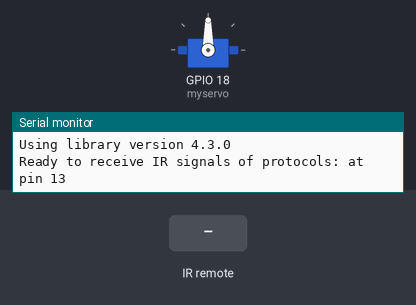
The sketch below on a simulated ESP32. Shown: servo, the last lines printed to the serial monitor. The inputs (shaded band) are chosen by the test bench.

Above: at 1.2 s.
1.3 s: infrared code 0x8 received
At 2.5 s:
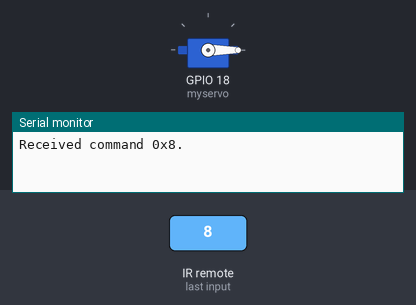
2.8 s: infrared code 0xC received
At 3.8 s:
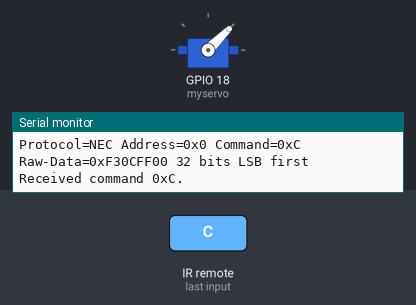
4.3 s: infrared code 0x5A received
At 5.0 s:
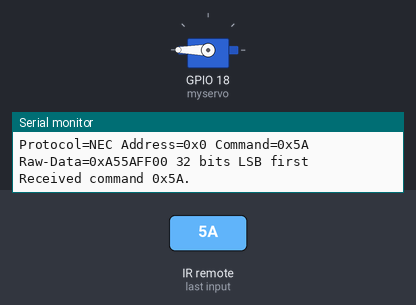
5.8 s: infrared code 0x5E received
At 6.1 s:
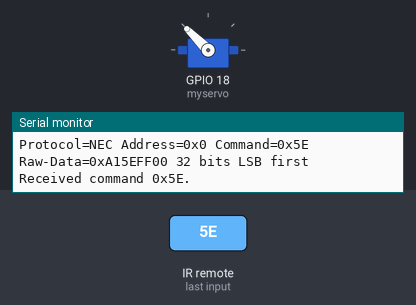
Timing chart, 0 to 8.3 s (numbered marks = the images above; inputs shaded):
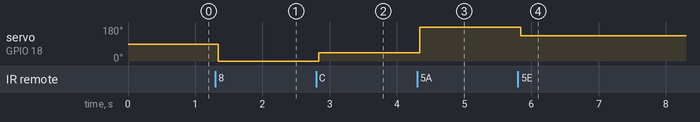

The sketch:

ir.ino
```cpp
#include <IRremote.hpp>
#include <ESP32Servo.h>

/*
 * Specify which protocol(s) should be used for decoding.
 * If no protocol is defined, all protocols (except Bang&Olufsen) are active.
 * This must be done before the #include <IRremote.hpp>
 */
#define DECODE_DENON        // Includes Sharp
#define DECODE_JVC
#define DECODE_KASEIKYO
#define DECODE_PANASONIC    // alias for DECODE_KASEIKYO
#define DECODE_LG
#define DECODE_NEC          // Includes Apple and Onkyo. To enable all protocols , just comment/disable this line.
#define DECODE_SAMSUNG
#define DECODE_SONY
#define DECODE_RC5
#define DECODE_RC6

#define DECODE_BOSEWAVE
#define DECODE_LEGO_PF
#define DECODE_MAGIQUEST
#define DECODE_WHYNTER
#define DECODE_FAST

#define DECODE_DISTANCE_WIDTH // Universal decoder for pulse distance width protocols
#define DECODE_HASH         // special decoder for all protocols

#define DECODE_BEO          // This protocol must always be enabled manually, i.e. it is NOT enabled if no protocol is defined. It prevents decoding of SONY!

#define DEBUG               // Activate this for lots of lovely debug output from the decoders.

#define RAW_BUFFER_LENGTH  750 // For air condition remotes it may require up to 750. Default is 200.

/*
 * This include defines the actual pin number for pins like IR_RECEIVE_PIN, IR_SEND_PIN for many different boards and architectures
 */

#include <IRremote.hpp> // include the library

Servo myservo;

const int IR_RECEIVE_PIN = 13;

void setup() {
    Serial.begin(9600);
    myservo.attach(18);

    // Just to know which program is running on my Arduino
    Serial.println(F("START " __FILE__ " from " __DATE__ "\r\nUsing library version " VERSION_IRREMOTE));

    // Start the receiver and if not 3. parameter specified, take LED_BUILTIN pin from the internal boards definition as default feedback LED
    IrReceiver.begin(IR_RECEIVE_PIN, ENABLE_LED_FEEDBACK);

    Serial.print(F("Ready to receive IR signals of protocols: "));
    printActiveIRProtocols(&Serial);
    Serial.print(F("at pin "));
    Serial.print(IR_RECEIVE_PIN);
}

void loop() {
    /*
     * Check if received data is available and if yes, try to decode it.
     * Decoded result is in the IrReceiver.decodedIRData structure.
     *
     * E.g. command is in IrReceiver.decodedIRData.command
     * address is in command is in IrReceiver.decodedIRData.address
     * and up to 32 bit raw data in IrReceiver.decodedIRData.decodedRawData
     */
    if (IrReceiver.decode()) {

        /*
         * Print a summary of received data
         */
        if (IrReceiver.decodedIRData.protocol == UNKNOWN) {
            Serial.println(F("Received noise or an unknown (or not yet enabled) protocol"));
            // We have an unknown protocol here, print extended info
            IrReceiver.printIRResultRawFormatted(&Serial, true);

            IrReceiver.resume(); // Do it here, to preserve raw data for printing with printIRResultRawFormatted()
        } else {
            IrReceiver.resume(); // Early enable receiving of the next IR frame

            IrReceiver.printIRResultShort(&Serial);
            IrReceiver.printIRSendUsage(&Serial);
        }
        Serial.println();

        /*
         * Finally, check the received data and perform actions according to the received command
         */
        if (IrReceiver.decodedIRData.flags & IRDATA_FLAGS_IS_REPEAT) {
            Serial.println(F("Repeat received. Here you can repeat the same action as before."));
        } else {
            if (IrReceiver.decodedIRData.command == 0x8) {
                Serial.println(F("Received command 0x8."));
                myservo.write(0);
            }
            else if (IrReceiver.decodedIRData.command == 0xC) {
                Serial.println(F("Received command 0xC."));
                myservo.write(45);
            }
            else if (IrReceiver.decodedIRData.command == 0x18) {
                Serial.println(F("Received command 0x18."));
                myservo.write(90);
            }
            else if (IrReceiver.decodedIRData.command == 0x5A) {
                Serial.println(F("Received command 0x5A."));
                myservo.write(180);
            }
            else if (IrReceiver.decodedIRData.command == 0x5E) {
                Serial.println(F("Received command 0x5E."));
                myservo.write(135);
            }
        }
    }
}
```

Measured:
- after the input at 1.3 s, servo on GPIO 18 (myservo): 90° → 0° at once
- after the input at 2.8 s, servo on GPIO 18 (myservo): 0° → 45° at once
- after the input at 4.3 s, servo on GPIO 18 (myservo): 45° → 180° at once
- after the input at 5.8 s, servo on GPIO 18 (myservo): 180° → 135° at once
